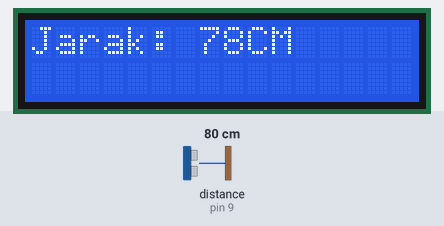
Bench run of a sketch on a simulated Arduino Uno, built with avr-gcc and run on an emulated ATmega328P. On the bench: 16×2 character LCD. Wiring (inferred from the names in the program): ultrasonic range finder: trigger pin 8; echo pin 9. The inputs (shaded band) are chosen by the test bench; at power-on: distance to the obstacle (sensor on pin 9) 80 cm. The echo pulse lasts 58.3 µs per cm; what the sketch prints to the serial monitor is not drawn.

Above: at 0.1 s.
1.3 s: distance to the obstacle (sensor on pin 9) set to 2 cm
At 3.5 s:
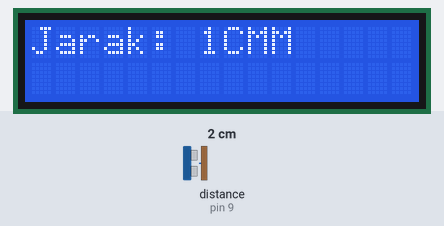
4.5 s: distance to the obstacle (sensor on pin 9) set to 4 cm
At 6.0 s:
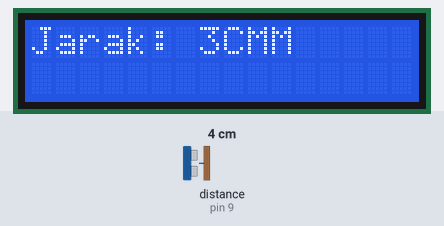
6.3 s: distance to the obstacle (sensor on pin 9) set to 9 cm
At 8.0 s:
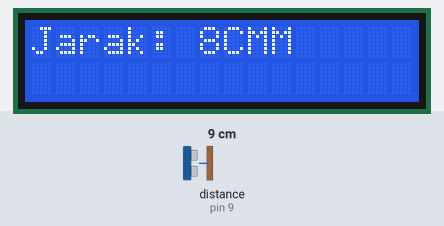
Timing chart, 0 to 9.5 s (numbered marks = the images above; inputs shaded):
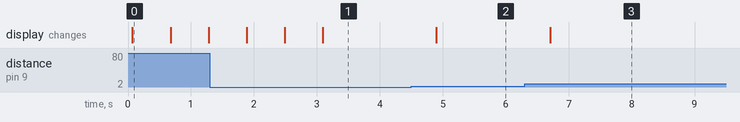

Measured:
- after the input at 1.3 s, the display: changes after 0.59 s (image 1)
- after the input at 4.5 s, the display: changes after 0.40 s (image 2)
- after the input at 6.3 s, the display: changes after 0.41 s (image 3)

The sketch:

code.ino
```cpp
/*
 * By Billal Fauzan
 */
#include <LiquidCrystal.h>

LiquidCrystal lcd(12,11,5,4,3,2);

int trig = 8; // Gunakan pin trig pada sensor ke pin 8 pada arduino
int echo = 9; // Gunakan pin echo pada sensor ke pin 9 pada arduino
int jarak;
long waktu;

void setup() {
  // put your setup code here, to run once:
  lcd.begin(16,2);
  Serial.begin(9600);

  pinMode(trig, OUTPUT); // menjadikan trig sebagai output
  pinMode(echo, INPUT); // menjadikan echo sebagai input
}

void loop() {
  // put your main code here, to run repeatedly:
  bacaJarak(); // berfungsi untuk membaca jarak

  // menampilkan ke serial monitor
  Serial.print("Jarak: ");
  Serial.print(jarak);
  Serial.println("CM");

  // menampilkan ke lcd
  lcd.setCursor(0,0);
  lcd.print("Jarak: ");
  lcd.print(jarak);
  lcd.print("CM");

  delay(600); // delay selama 600 microseconds
}

void bacaJarak() {
  digitalWrite(trig, LOW);
  delayMicroseconds(2);
  digitalWrite(trig, HIGH);
  delayMicroseconds(10);
  digitalWrite(trig, LOW);

  waktu = pulseIn(echo, HIGH);

  jarak = waktu * 0.034 / 2;
}
```
